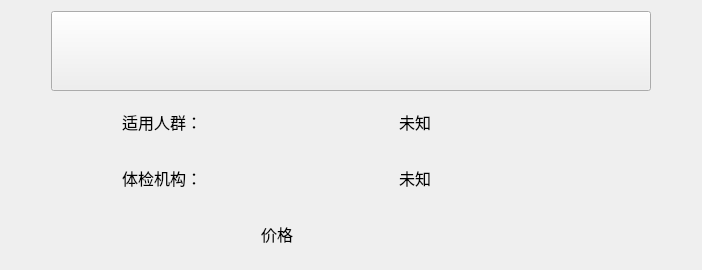
          <widget class="QWidget" name="cardwidget_2" native="true">
           <layout class="QGridLayout" name="gridLayout_2">
            <item row="0" column="0">
             <layout class="QVBoxLayout" name="verticalLayout_2">
              <item>
               <layout class="QHBoxLayout" name="cardNameHLayout_2">
                <item>
                 <spacer name="horizontalSpacer_32">
                  <property name="orientation">
                   <enum>Qt::Horizontal</enum>
                  </property>
                  <property name="sizeHint" stdset="0">
                   <size>
                    <width>40</width>
                    <height>20</height>
                   </size>
                  </property>
                 </spacer>
                </item>
                <item>
                 <widget class="QPushButton" name="cardNameButton_2">
                  <property name="minimumSize">
                   <size>
                    <width>600</width>
                    <height>80</height>
                   </size>
                  </property>
                  <property name="maximumSize">
                   <size>
                    <width>600</width>
                    <height>80</height>
                   </size>
                  </property>
                  <property name="font">
                   <font>
                    <family>Agency FB</family>
                    <pointsize>14</pointsize>
                    <weight>75</weight>
                    <bold>true</bold>
                   </font>
                  </property>
                  <property name="text">
                   <string/>
                  </property>
                 </widget>
                </item>
                <item>
                 <spacer name="horizontalSpacer_33">
                  <property name="orientation">
                   <enum>Qt::Horizontal</enum>
                  </property>
                  <property name="sizeHint" stdset="0">
                   <size>
                    <width>40</width>
                    <height>20</height>
                   </size>
                  </property>
                 </spacer>
                </item>
               </layout>
              </item>
              <item>
               <layout class="QHBoxLayout" name="TAHLayout_2">
                <item>
                 <spacer name="horizontalSpacer_18">
                  <property name="orientation">
                   <enum>Qt::Horizontal</enum>
                  </property>
                  <property name="sizeType">
                   <enum>QSizePolicy::Fixed</enum>
                  </property>
                  <property name="sizeHint" stdset="0">
                   <size>
                    <width>40</width>
                    <height>20</height>
                   </size>
                  </property>
                 </spacer>
                </item>
                <item>
                 <widget class="QLabel" name="TALabelCard_2">
                  <property name="sizePolicy">
                   <sizepolicy hsizetype="Preferred" vsizetype="Preferred">
                    <horstretch>0</horstretch>
                    <verstretch>0</verstretch>
                   </sizepolicy>
                  </property>
                  <property name="minimumSize">
                   <size>
                    <width>200</width>
                    <height>50</height>
                   </size>
                  </property>
                  <property name="maximumSize">
                   <size>
                    <width>200</width>
                    <height>50</height>
                   </size>
                  </property>
                  <property name="font">
                   <font>
                    <family>Agency FB</family>
                    <pointsize>12</pointsize>
                   </font>
                  </property>
                  <property name="styleSheet">
                   <string notr="true">background-color: transparent;
border: none;</string>
                  </property>
                  <property name="text">
                   <string>适用人群：</string>
                  </property>
                  <property name="alignment">
                   <set>Qt::AlignLeading|Qt::AlignLeft|Qt::AlignVCenter</set>
                  </property>
                 </widget>
                </item>
                <item>
                 <widget class="QLabel" name="TALabel_2">
                  <property name="minimumSize">
                   <size>
                    <width>200</width>
                    <height>50</height>
                   </size>
                  </property>
                  <property name="maximumSize">
                   <size>
                    <width>200</width>
                    <height>50</height>
                   </size>
                  </property>
                  <property name="font">
                   <font>
                    <family>Agency FB</family>
                    <pointsize>12</pointsize>
                   </font>
                  </property>
                  <property name="styleSheet">
                   <string notr="true">background-color: transparent;
border: none;</string>
                  </property>
                  <property name="text">
                   <string>未知</string>
                  </property>
                 </widget>
                </item>
                <item>
                 <spacer name="horizontalSpacer_19">
                  <property name="orientation">
                   <enum>Qt::Horizontal</enum>
                  </property>
                  <property name="sizeType">
                   <enum>QSizePolicy::Minimum</enum>
                  </property>
                  <property name="sizeHint" stdset="0">
                   <size>
                    <width>20</width>
                    <height>20</height>
                   </size>
                  </property>
                 </spacer>
                </item>
               </layout>
              </item>
              <item>
               <layout class="QHBoxLayout" name="HCEHLayout_2">
                <item>
                 <spacer name="horizontalSpacer_20">
                  <property name="orientation">
                   <enum>Qt::Horizontal</enum>
                  </property>
                  <property name="sizeType">
                   <enum>QSizePolicy::Fixed</enum>
                  </property>
                  <property name="sizeHint" stdset="0">
                   <size>
                    <width>40</width>
                    <height>20</height>
                   </size>
                  </property>
                 </spacer>
                </item>
                <item>
                 <widget class="QLabel" name="HCELabelCard_2">
                  <property name="sizePolicy">
                   <sizepolicy hsizetype="Preferred" vsizetype="Preferred">
                    <horstretch>0</horstretch>
                    <verstretch>0</verstretch>
                   </sizepolicy>
                  </property>
                  <property name="minimumSize">
                   <size>
                    <width>200</width>
                    <height>50</height>
                   </size>
                  </property>
                  <property name="maximumSize">
                   <size>
                    <width>200</width>
                    <height>50</height>
                   </size>
                  </property>
                  <property name="font">
                   <font>
                    <family>Agency FB</family>
                    <pointsize>12</pointsize>
                   </font>
                  </property>
                  <property name="styleSheet">
                   <string notr="true">background-color: transparent;
border: none;</string>
                  </property>
                  <property name="text">
                   <string>体检机构：</string>
                  </property>
                  <property name="alignment">
                   <set>Qt::AlignLeading|Qt::AlignLeft|Qt::AlignVCenter</set>
                  </property>
                 </widget>
                </item>
                <item>
                 <widget class="QLabel" name="HCELabel_2">
                  <property name="minimumSize">
                   <size>
                    <width>200</width>
                    <height>50</height>
                   </size>
                  </property>
                  <property name="maximumSize">
                   <size>
                    <width>200</width>
                    <height>50</height>
                   </size>
                  </property>
                  <property name="font">
                   <font>
                    <family>Agency FB</family>
                    <pointsize>12</pointsize>
                   </font>
                  </property>
                  <property name="styleSheet">
                   <string notr="true">background-color: transparent;
border: none;</string>
                  </property>
                  <property name="text">
                   <string>未知</string>
                  </property>
                 </widget>
                </item>
                <item>
                 <spacer name="horizontalSpacer_21">
                  <property name="orientation">
                   <enum>Qt::Horizontal</enum>
                  </property>
                  <property name="sizeType">
                   <enum>QSizePolicy::Minimum</enum>
                  </property>
                  <property name="sizeHint" stdset="0">
                   <size>
                    <width>20</width>
                    <height>20</height>
                   </size>
                  </property>
                 </spacer>
                </item>
               </layout>
              </item>
              <item>
               <layout class="QHBoxLayout" name="PriceHLayout_2">
                <item>
                 <spacer name="horizontalSpacer_22">
                  <property name="orientation">
                   <enum>Qt::Horizontal</enum>
                  </property>
                  <property name="sizeType">
                   <enum>QSizePolicy::Fixed</enum>
                  </property>
                  <property name="sizeHint" stdset="0">
                   <size>
                    <width>40</width>
                    <height>20</height>
                   </size>
                  </property>
                 </spacer>
                </item>
                <item>
                 <widget class="QLabel" name="PriceLabel_2">
                  <property name="sizePolicy">
                   <sizepolicy hsizetype="Preferred" vsizetype="Preferred">
                    <horstretch>0</horstretch>
                    <verstretch>0</verstretch>
                   </sizepolicy>
                  </property>
                  <property name="minimumSize">
                   <size>
                    <width>200</width>
                    <height>50</height>
                   </size>
                  </property>
                  <property name="maximumSize">
                   <size>
                    <width>200</width>
                    <height>50</height>
                   </size>
                  </property>
                  <property name="font">
                   <font>
                    <family>Agency FB</family>
                    <pointsize>12</pointsize>
                   </font>
                  </property>
                  <property name="styleSheet">
                   <string notr="true">background-color: transparent;
border: none;</string>
                  </property>
                  <property name="text">
                   <string>价格</string>
                  </property>
                  <property name="alignment">
                   <set>Qt::AlignLeading|Qt::AlignLeft|Qt::AlignVCenter</set>
                  </property>
                 </widget>
                </item>
                <item>
                 <spacer name="horizontalSpacer_23">
                  <property name="orientation">
                   <enum>Qt::Horizontal</enum>
                  </property>
                  <property name="sizeType">
                   <enum>QSizePolicy::Minimum</enum>
                  </property>
                  <property name="sizeHint" stdset="0">
                   <size>
                    <width>20</width>
                    <height>20</height>
                   </size>
                  </property>
                 </spacer>
                </item>
               </layout>
              </item>
             </layout>
            </item>
           </layout>
          </widget>
